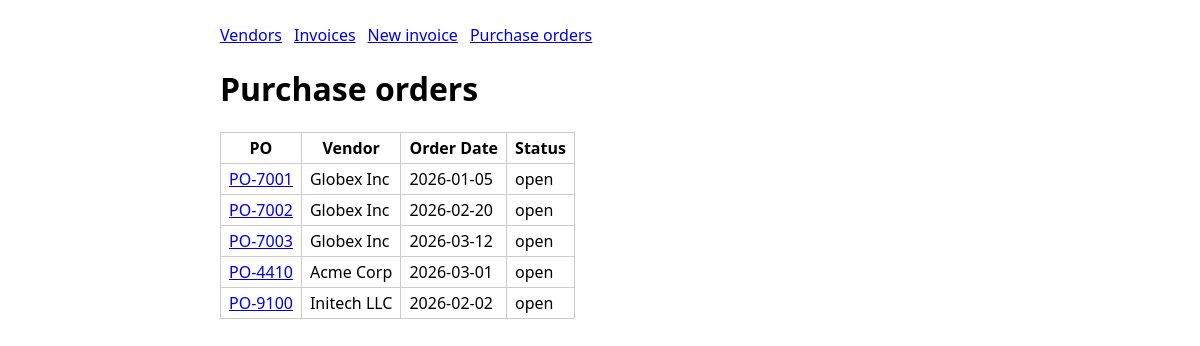
The page /pos (signed in) on the database its author committed.
### tables this page shows
CREATE TABLE pos(
        id INTEGER PRIMARY KEY AUTOINCREMENT, po_number TEXT UNIQUE, vendor TEXT,
        order_date TEXT, status TEXT DEFAULT 'open');

### app.py (the view)
@app.route("/pos")
@login_required
def pos():
    rows = db().execute("SELECT * FROM pos ORDER BY id").fetchall()
    return render_template("pos.html", rows=rows)

### app.py (called while the page is built)
def db():
    if "db" not in g:
        g.db = sqlite3.connect(DB)
        g.db.row_factory = sqlite3.Row
    return g.db

def login_required(fn):
    @wraps(fn)
    def wrapper(*a, **kw):
        if not session.get("user"):
            return redirect(url_for("login"))
        return fn(*a, **kw)
    return wrapper

### templates/pos.html
{% extends "base.html" %}{% block body %}<h1>Purchase orders</h1>
<table><tr><th>PO</th><th>Vendor</th><th>Order Date</th><th>Status</th></tr>
{% for r in rows %}<tr><td><a href="/pos/{{ r.id }}">{{ r.po_number }}</a></td><td>{{ r.vendor }}</td><td>{{ r.order_date }}</td><td>{{ r.status }}</td></tr>{% endfor %}</table>{% endblock %}

### templates/base.html (shortened to what this page needs)
<!doctype html>
<html><head><meta charset="utf-8"><title>{% block title %}Mock ERP{% endblock %}</title>
</head><body>
<nav>{% if session.get('user') %}<a href="/vendors">Vendors</a><a href="/invoices">Invoices</a><a href="/invoices/new">New invoice</a><a href="/pos">Purchase orders</a>{% endif %}</nav>
{% block body %}{% endblock %}
</body></html>

### templates/base.html (style rules this page uses)
body { font-family:system-ui,sans-serif;max-width:760px;margin:24px auto;padding:0 12px }
nav a { margin-right:12px }
table { border-collapse:collapse }
td,th { border:1px solid #ccc;padding:4px 8px }

### rows shown on the page
pos: po_number "PO-7001", vendor "Globex Inc", order_date "2026-01-05", status "open"
pos: po_number "PO-7002", vendor "Globex Inc", order_date "2026-02-20", status "open"
pos: po_number "PO-7003", vendor "Globex Inc", order_date "2026-03-12", status "open"
pos: po_number "PO-4410", vendor "Acme Corp", order_date "2026-03-01", status "open"
pos: po_number "PO-9100", vendor "Initech LLC", order_date "2026-02-02", status "open"
